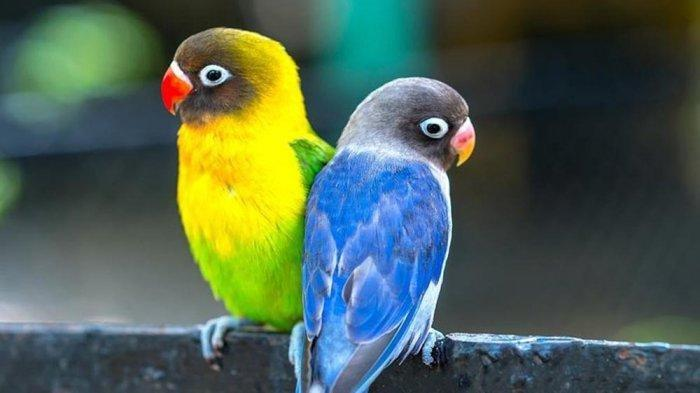
#> input picture images/lovebird.jpg, 700 x 393 px
$ python average_method.py
#> lines starting #> are read from the running program, lines starting #| are printed output that depends on the picture
import cv2 as cv

original_image = cv.imread("../images/lovebird.jpg")
#> original_image is the input picture: shape (393, 700, 3); mean B, G, R 82.8, 98, 79.2

grayscale_image = original_image.copy()

for i in range(original_image.shape[0]):
  for j in range(original_image.shape[1]):
    r, g, b = original_image[i][j]
    grayscale_image[i][j] = (int(r) + int(g) + int(b)) / 3
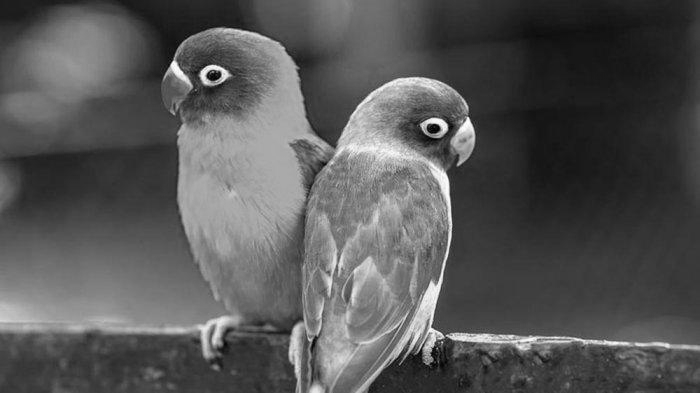
#> grayscale_image: shape (393, 700, 3); min 1, max 254, mean 86.3

# grayscale_image = np.array(grayscale_image, dtype=np.uint8)
cv.imshow("original image", original_image)
cv.imshow("grayscale image", grayscale_image)

cv.waitKey(0)
